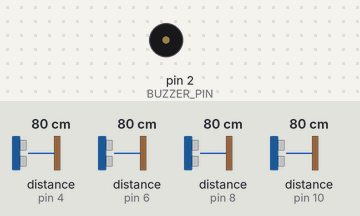
The sketch below on a simulated Arduino Uno, built with avr-gcc and run on an emulated ATmega328P. On the bench: buzzer (waves = sounding). Inputs (shaded band) come from the test bench; at power-on: distance to the obstacle (sensors on pin 6, pin 4, pin 8, pin 10) 80 cm.

Above: at 7.2 s.
7.3 s: distance to the obstacle (sensor on pin 6) set to 69 cm
8.8 s: distance to the obstacle (sensor on pin 6) set to 64 cm
At 9.4 s:
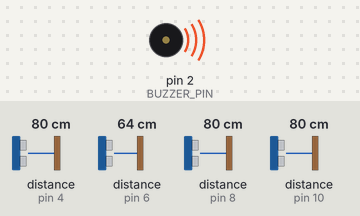
10.4 s: distance to the obstacle (sensor on pin 4) set to 2 cm
At 10.88 s:
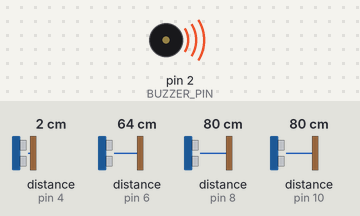
Timing chart, 0 to 19.4 s (numbered marks = the images above; inputs shaded):
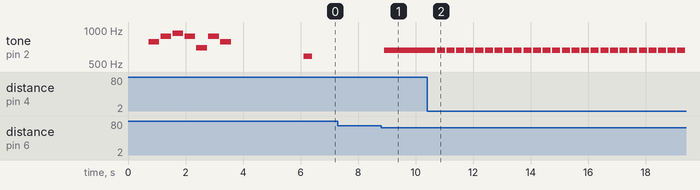

The sketch:

music.ino
```cpp
#include <Ultrasonic.h>
#include "pitches.h"

#define BUZZER_PIN 2       // Pin to connect the buzzer
#define DELAY_TIME 300     // the number of milliseconds between the start of one sound and the next
#define PLAY_TIME 250      // the number of milliseconds to play a sound
#define TONE_PWM_CHANNEL 0 // the channel it plays in, we just put 0 for this
#define THRESHOLD 15       // a change in distance (cm) smaller than this is ignored
#define SENSOR_COUNT 4     // for debug purpose\s, used to quickly iterate+test over less sensors

Ultrasonic ultrasonics[] = {Ultrasonic(3, 4), Ultrasonic(5, 6), Ultrasonic(7, 8), Ultrasonic(9, 10)};
int distances[4];                                     // the distance read by each sensor
int maxDistances[4] = {300, 150, 300, 150};           // if the distance is greater than this, we do not store it
int thresholds[4] = {15, 20, 15, 20};                 // if the change in distance = abs(current cycle - previous cycle) is greater than this, it is significant
int lastPlayedDist[4] = {-1000, -1000, -1000, -1000}; // the distance last used responsible for an update
int diff[4] = {0, 0, 0, 0};                           // used for debugging purposes only; the difference between the previous update and the current
double prevTime = 0.0;                                // the time in milliseconds previous loop() cycle ended
double deltaTime = 0.0;
double delayCounter = 0;   // the time until next playing a new note
double playCounter = 0;    // the time left until we stop playing the current note
bool playSound = false;    // if true, play a new sound
int SensorCauseSound = -1; // the sensor responsible for playing the current sound; the sensor with largest distance change

// the pre-defined melody we play upon turning on the device
// note followed by its duration
const PROGMEM int melody[] = {
    // The first notes of Bloody Tears, from Castlevania II
    // Arranged by Bobby Lee. THe flute part was used
    // https://musescore.com/user/263171/scores/883296

    // B-flat major Bb Eb
    REST,
    4,
    NOTE_G5,
    4,
    NOTE_A5,
    4,
    NOTE_AS5,
    4,
    NOTE_A5,
    4,
    NOTE_F5,
    4,
    NOTE_A5,
    4,
    NOTE_G5,
    4,
    REST,
    4,
};

void setup()
{
  // Serial.begin(9600);
  pinMode(BUZZER_PIN, OUTPUT); // Set the buzzer pin as output
  delay(300);
  playStartupMelody();
  delay(2000);
  prevTime = millis();
}

void loop()
{
  updateDistances();
  double deltaTime = getDeltaTime();
  update_sound(deltaTime, distances);
  // printLog(deltaTime);
  prevTime = millis();
}

// plays a short pre-defined melody
void playStartupMelody()
{
  int tempo = 144;
  int notes = sizeof(melody) / sizeof(melody[0]) / 2;

  // this calculates the duration of a whole note in ms (60s/tempo)*4 beats
  int wholenote = (60000 * 4) / tempo;

  int divider = 0, noteDuration = 0;
  // iterate over the notes of the melody.
  // Remember, the array is twice the number of notes (notes + durations)
  for (int thisNote = 0; thisNote < notes * 2; thisNote = thisNote + 2)
  {

    // calculates the duration of each note
    divider = pgm_read_word_near(melody + thisNote + 1);
    if (divider > 0)
    {
      // regular note, just proceed
      noteDuration = (wholenote) / divider;
    }
    else if (divider < 0)
    {
      // dotted notes are represented with negative durations!!
      noteDuration = (wholenote) / abs(divider);
      noteDuration *= 1.5; // increases the duration in half for dotted notes
    }

    // we only play the note for 90% of the duration, leaving 10% as a pause
    tone(BUZZER_PIN, pgm_read_word_near(melody + thisNote), noteDuration * 0.9);
    // Wait for the specief duration before playing the next note.
    delay(noteDuration);
    // stop the waveform generation before the next note.
    noTone(BUZZER_PIN);
  }
}

// updates the distances read by each sensor, and the difference from the previous value.
// if the distance is invalid (less than 1 or larger than maxDistance), we ignore it
void updateDistances()
{
  bool hasUpdated = false;
  int largestDiff = 0;
  int largestSensor = -1;

  for (int i = 0; i < SENSOR_COUNT; i++)
  {
    distances[i] = ultrasonics[i].read() - 1; // scale down the distance by 1 to be in the range of 1-300
    delay(10);
    if (distances[i] > maxDistances[i] || distances[i] <= 0)
    {
      distances[i] = 0;
    }

    diff[i] = abs(distances[i] - lastPlayedDist[i]);
    if (distances[i] != 0 && diff[i] > thresholds[i])
    {
      lastPlayedDist[i] = distances[i];
    }
  }
}

double getDeltaTime()
{
  return millis() - prevTime;
}

// stops playing a note when playSound timer is not positive.
// does not play a new note while delayCounter is positive.
// else if significant change in distance (movement) is detected, plays a new note corresponding to the largest change
void update_sound(double deltaTime, int *distances)
{
  SensorCauseSound = -1;
  if (delayCounter <= 0)
  {
    int maxDiff = 0;
    for (int i = 0; i < SENSOR_COUNT; i++)
    {
      if (diff[i] >= maxDiff && distances[i] != 0)
      {
        SensorCauseSound = i;
        maxDiff = diff[i];
      }
    }

    if (maxDiff > THRESHOLD)
    {
      delayCounter = DELAY_TIME;
      playCounter = PLAY_TIME;
      playSound = true;
    }
  }

  if (playCounter <= 0)
  {
    noTone(BUZZER_PIN);
  }
  else
  {
    playCounter -= deltaTime;
  }

  if (playSound)
  {
    playSound = false;
    switch (SensorCauseSound)
    {
    case 0:
      tone(BUZZER_PIN, NOTE_G5);
      break;
    case 1:
      tone(BUZZER_PIN, NOTE_E5);
      break;
    case 2:
      tone(BUZZER_PIN, NOTE_C4);
      break;
    case 3:
      tone(BUZZER_PIN, NOTE_D5);
      break;
    }
  }

  if (delayCounter > 0)
  {
    delayCounter -= deltaTime;
  }
}

// for debug purposes
void printLog(double deltaTime)
{
  Serial.print("dT: " + String(deltaTime));
  Serial.print(" DCtr: " + String(delayCounter));
  Serial.print(" PCtr: " + String(playCounter));
  Serial.print(" (dist, LastDist): ");
  for (int i = 0; i < SENSOR_COUNT; i++)
  {
    Serial.print("(" + String(distances[i]) + "," + String(lastPlayedDist[i]) + "," + String(diff[i]) + ") ");
  }
  Serial.print("isPlay: " + String(playCounter > 0));
  Serial.print(" isDelay: " + String(delayCounter > 0));
  Serial.print(" Sensor: " + String(SensorCauseSound));
  Serial.println();
}
```

pitches.h
```cpp
/*************************************************
   Public Constants
 *************************************************/

#define REST 0
#define NOTE_B0 31
#define NOTE_C1 33
#define NOTE_CS1 35
#define NOTE_D1 37
#define NOTE_DS1 39
#define NOTE_E1 41
#define NOTE_F1 44
#define NOTE_FS1 46
#define NOTE_G1 49
#define NOTE_GS1 52
#define NOTE_A1 55
#define NOTE_AS1 58
#define NOTE_B1 62
#define NOTE_C2 65
#define NOTE_CS2 69
#define NOTE_D2 73
#define NOTE_DS2 78
#define NOTE_E2 82
#define NOTE_F2 87
#define NOTE_FS2 93
#define NOTE_G2 98
#define NOTE_GS2 104
#define NOTE_A2 110
#define NOTE_AS2 117
#define NOTE_B2 123
#define NOTE_C3 131
#define NOTE_CS3 139
#define NOTE_D3 147
#define NOTE_DS3 156
#define NOTE_E3 165
#define NOTE_F3 175
#define NOTE_FS3 185
#define NOTE_G3 196
#define NOTE_GS3 208
#define NOTE_A3 220
#define NOTE_AS3 233
#define NOTE_B3 247
#define NOTE_C4 262
#define NOTE_CS4 277
#define NOTE_D4 294
#define NOTE_DS4 311
#define NOTE_E4 330
#define NOTE_F4 349
#define NOTE_FS4 370
#define NOTE_G4 392
#define NOTE_GS4 415
#define NOTE_A4 440
#define NOTE_AS4 466
#define NOTE_B4 494
#define NOTE_C5 523
#define NOTE_CS5 554
#define NOTE_D5 587
#define NOTE_DS5 622
#define NOTE_E5 659
#define NOTE_F5 698
#define NOTE_FS5 740
#define NOTE_G5 784
#define NOTE_GS5 831
#define NOTE_A5 880
#define NOTE_AS5 932
#define NOTE_B5 988
#define NOTE_C6 1047
#define NOTE_CS6 1109
#define NOTE_D6 1175
#define NOTE_DS6 1245
#define NOTE_E6 1319
#define NOTE_F6 1397
#define NOTE_FS6 1480
#define NOTE_G6 1568
#define NOTE_GS6 1661
#define NOTE_A6 1760
#define NOTE_AS6 1865
#define NOTE_B6 1976
#define NOTE_C7 2093
#define NOTE_CS7 2217
#define NOTE_D7 2349
#define NOTE_DS7 2489
#define NOTE_E7 2637
#define NOTE_F7 2794
#define NOTE_FS7 2960
#define NOTE_G7 3136
#define NOTE_GS7 3322
#define NOTE_A7 3520
#define NOTE_AS7 3729
#define NOTE_B7 3951
#define NOTE_C8 4186
#define NOTE_CS8 4435
#define NOTE_D8 4699
#define NOTE_DS8 4978
```

Measured:
- the behaviour switches between 65 and 64 cm on distance to the obstacle (sensor on pin 6) (found by bisection; images 0 and 1)
- after the input at 7.3 s, every drawn part: stays the same
- after the input at 8.8 s, tone on pin 2 (BUZZER_PIN): silent → 659 Hz after 0.10 s
- after the input at 10.4 s, tone on pin 2 (BUZZER_PIN): alternates 659 Hz for 0.28 s and silent for 0.06 s, starting after 0.29 s
- by itself, tone on pin 2 (BUZZER_PIN): plays 784 Hz for 0.37 s, 880 Hz for 0.37 s, 932 Hz for 0.37 s, 880 Hz for 0.37 s, 698 Hz for 0.37 s, 880 Hz for 0.37 s … (8 notes in this stretch)
